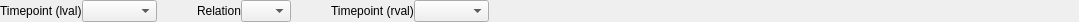
<?xml version="1.0" encoding="UTF-8"?>
<ui version="4.0">
 <class>TemporalConstraintQualitative</class>
 <widget class="QWidget" name="TemporalConstraintQualitative">
  <property name="geometry">
   <rect>
    <x>0</x>
    <y>0</y>
    <width>1079</width>
    <height>47</height>
   </rect>
  </property>
  <property name="sizePolicy">
   <sizepolicy hsizetype="Preferred" vsizetype="Maximum">
    <horstretch>0</horstretch>
    <verstretch>0</verstretch>
   </sizepolicy>
  </property>
  <property name="windowTitle">
   <string>Form</string>
  </property>
  <layout class="QGridLayout" name="gridLayout">
   <property name="sizeConstraint">
    <enum>QLayout::SetMaximumSize</enum>
   </property>
   <property name="margin">
    <number>0</number>
   </property>
   <property name="spacing">
    <number>0</number>
   </property>
   <item row="0" column="0">
    <layout class="QHBoxLayout" name="horizontalLayout">
     <item>
      <widget class="QLabel" name="labelLVal">
       <property name="text">
        <string>Timepoint (lval)</string>
       </property>
      </widget>
     </item>
     <item>
      <widget class="QComboBox" name="comboBoxLVal">
       <property name="minimumSize">
        <size>
         <width>75</width>
         <height>0</height>
        </size>
       </property>
       <property name="maximumSize">
        <size>
         <width>75</width>
         <height>16777215</height>
        </size>
       </property>
      </widget>
     </item>
     <item>
      <spacer name="horizontalSpacer">
       <property name="orientation">
        <enum>Qt::Horizontal</enum>
       </property>
       <property name="sizeType">
        <enum>QSizePolicy::Maximum</enum>
       </property>
       <property name="sizeHint" stdset="0">
        <size>
         <width>40</width>
         <height>20</height>
        </size>
       </property>
      </spacer>
     </item>
     <item>
      <widget class="QLabel" name="labelRelation">
       <property name="text">
        <string>Relation</string>
       </property>
      </widget>
     </item>
     <item>
      <widget class="QComboBox" name="comboBoxRelation">
       <property name="minimumSize">
        <size>
         <width>50</width>
         <height>0</height>
        </size>
       </property>
       <property name="maximumSize">
        <size>
         <width>50</width>
         <height>16777215</height>
        </size>
       </property>
      </widget>
     </item>
     <item>
      <spacer name="horizontalSpacer_2">
       <property name="orientation">
        <enum>Qt::Horizontal</enum>
       </property>
       <property name="sizeType">
        <enum>QSizePolicy::Maximum</enum>
       </property>
       <property name="sizeHint" stdset="0">
        <size>
         <width>40</width>
         <height>20</height>
        </size>
       </property>
      </spacer>
     </item>
     <item>
      <widget class="QLabel" name="labelRVal">
       <property name="minimumSize">
        <size>
         <width>50</width>
         <height>0</height>
        </size>
       </property>
       <property name="text">
        <string>Timepoint (rval)</string>
       </property>
      </widget>
     </item>
     <item>
      <widget class="QComboBox" name="comboBoxRVal">
       <property name="minimumSize">
        <size>
         <width>75</width>
         <height>0</height>
        </size>
       </property>
       <property name="maximumSize">
        <size>
         <width>75</width>
         <height>16777215</height>
        </size>
       </property>
      </widget>
     </item>
     <item>
      <spacer name="horizontalSpacer_3">
       <property name="orientation">
        <enum>Qt::Horizontal</enum>
       </property>
       <property name="sizeHint" stdset="0">
        <size>
         <width>40</width>
         <height>20</height>
        </size>
       </property>
      </spacer>
     </item>
    </layout>
   </item>
  </layout>
 </widget>
 <resources/>
 <connections/>
</ui>
